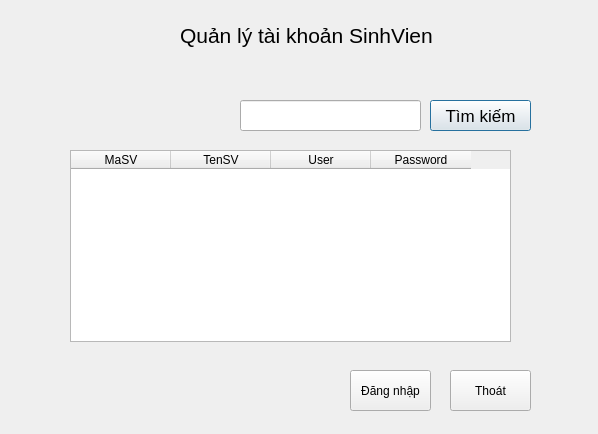
<?xml version="1.0" encoding="UTF-8"?>
<ui version="4.0">
 <class>QuanLyTaiKhoanSinhVien</class>
 <widget class="QDialog" name="QuanLyTaiKhoanSinhVien">
  <property name="geometry">
   <rect>
    <x>0</x>
    <y>0</y>
    <width>598</width>
    <height>434</height>
   </rect>
  </property>
  <property name="windowTitle">
   <string>QuanLyTaiKhoanSinhVien</string>
  </property>
  <widget class="QTableWidget" name="tblTaiKhoanSV">
   <property name="geometry">
    <rect>
     <x>70</x>
     <y>150</y>
     <width>441</width>
     <height>192</height>
    </rect>
   </property>
   <column>
    <property name="text">
     <string>MaSV</string>
    </property>
   </column>
   <column>
    <property name="text">
     <string>TenSV</string>
    </property>
   </column>
   <column>
    <property name="text">
     <string>User</string>
    </property>
   </column>
   <column>
    <property name="text">
     <string>Password</string>
    </property>
   </column>
  </widget>
  <widget class="QLineEdit" name="txtTim">
   <property name="geometry">
    <rect>
     <x>240</x>
     <y>100</y>
     <width>181</width>
     <height>31</height>
    </rect>
   </property>
  </widget>
  <widget class="QLabel" name="label_2">
   <property name="geometry">
    <rect>
     <x>180</x>
     <y>20</y>
     <width>271</width>
     <height>31</height>
    </rect>
   </property>
   <property name="font">
    <font>
     <pointsize>16</pointsize>
    </font>
   </property>
   <property name="text">
    <string>Quản lý tài khoản SinhVien</string>
   </property>
  </widget>
  <widget class="QPushButton" name="btnTim">
   <property name="geometry">
    <rect>
     <x>430</x>
     <y>100</y>
     <width>101</width>
     <height>31</height>
    </rect>
   </property>
   <property name="font">
    <font>
     <pointsize>13</pointsize>
    </font>
   </property>
   <property name="text">
    <string>Tìm kiếm</string>
   </property>
  </widget>
  <widget class="QPushButton" name="btnLoginForm">
   <property name="geometry">
    <rect>
     <x>350</x>
     <y>370</y>
     <width>81</width>
     <height>41</height>
    </rect>
   </property>
   <property name="text">
    <string>Đăng nhập</string>
   </property>
  </widget>
  <widget class="QPushButton" name="btnThoat">
   <property name="geometry">
    <rect>
     <x>450</x>
     <y>370</y>
     <width>81</width>
     <height>41</height>
    </rect>
   </property>
   <property name="text">
    <string>Thoát</string>
   </property>
  </widget>
 </widget>
 <resources/>
 <connections/>
</ui>
